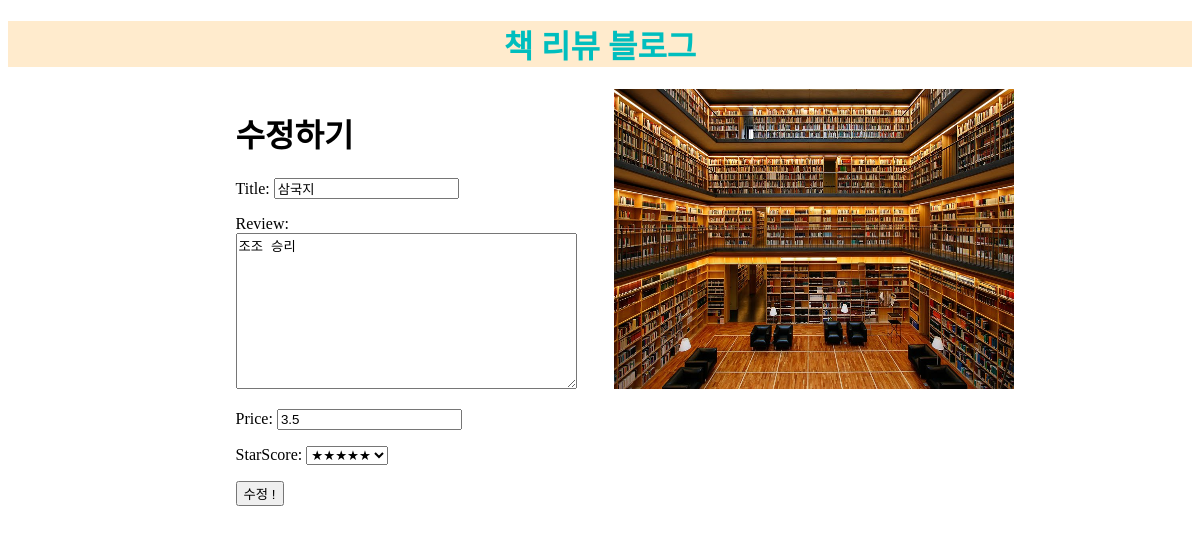
Page /edit/4/ on the committed database.
### blog/models.py (models this page shows, shortened)
class Post(models.Model):
    title = models.CharField(max_length=200)
    review = models.TextField()
    price = models.FloatField()
    one = '★'
    two = '★★'
    three = '★★★'
    four = '★★★★'
    five = '★★★★★'
    score_choices = (
        (one, '★'),
        (two, '★★'),
        (three, '★★★'),
        (four, '★★★★'),
        (five, '★★★★★')
    )
    starScore = models.CharField(
        max_length = 5,
        choices = score_choices,
        default = one
        )

### blog/views.py (the view)
# urls.py: path('edit/<int:post_pk>/', views.edit, name='edit'),
def edit(request, post_pk):
    post = Post.objects.get(pk=post_pk)
    if request.method == 'POST':
        form = PostForm(request.POST, instance=post)
        form.save()
        return redirect('detail', post.pk)
    else:
        form = PostForm(instance=post)
    return render(request, 'edit.html', {'form':form})

### blog/forms.py
class PostForm(forms.ModelForm):
    class Meta:
        model = Post
        fields = ('title', 'review', 'price', 'starScore')

### blog/templates/edit.html (shortened to what this page needs)
<!DOCTYPE html>
<html lang="en">
<head>
</head>
{% extends "home.html" %}
    {% block content %}
    <div class="box">
        <div class="content-box">
            <h1>수정하기</h1>
            <form method="POST">{% csrf_token %}
                {{ form.as_p }}
                <button type="submit">수정 !</button>
            </form>
        </div>
    {% endblock %}

### static/home.css (style rules this page uses)
.box { height: 600px; display: flex; justify-content: space-between; flex-direction: row; margin: 0 15%; }
.content-box { height: 300px; width: 400px; padding-left: 50px; }

### rows in the picture
Post: title "삼국지", review "조조 승리", price "3.5", starScore "★★★★★"
